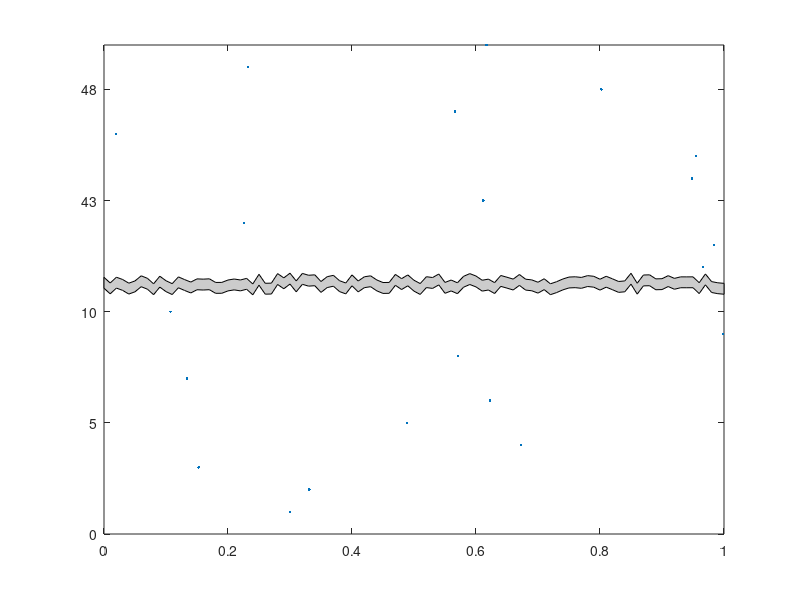

Write MATLAB code to recreate this figure.
function h=BreakPlot(x,y,y_break_start,y_break_end,break_type,y_arbitrary_scaling_factor)
% BreakPlot(x,y,y_break_start,y_break_end,break_type)
% Produces a plot who's y-axis skips to avoid unnecessary blank space
%
% INPUT
% x
% y
% y_break_start
% y_break_end
% break_type
%    if break_type='RPatch' the plot will look torn
%       in the broken space
%    if break_type='Patch' the plot will have a more
%       regular, zig-zag tear
%    if break_plot='Line' the plot will merely have
%       some hash marks on the y-axis to denote the
%       break
%
% EXAMPLE #1:
%
% NEW = 1;
% sampleTimes = [1:200];
% RPM = [600+rand(1,100)*500, 4500+rand(1,100)*2500];
% figure;
% % BreakPlot
% str = {'','Line','Patch','RPatch'};
% for i=1:4
%    subplot(2,2,i);
%    if i==1
%        plot(sampleTimes,RPM,'r.')
%        title('Plot');
%    else
%        if ~NEW
%            breakplot_old(sampleTimes,RPM,2000,4000,str{i});
%        else
%            breakplot(sampleTimes,RPM,2000,4000,str{i},40);
%        end;
%        title(sprintf('Breakplot %s',str{i}));
%    end;
% end;
%
%
% EXAMPLE #2:
%
% figure;
% subplot(4,4,[1:2 5:6]);
% BreakPlot(rand(1,21),[1:10,40:50],10,40,'Line');
% subplot(4,4,[3:4 7:8]);
% BreakPlot(rand(1,21),[1:10,40:50],10,40,'Patch');
% subplot(4,4,[9:10 13:14]);
% BreakPlot(rand(1,21),[1:10,40:50],10,40,'RPatch');
% x=rand(1,21);y=[1:10,40:50];
% subplot(4,4,11:12);plot(x(y>=40),y(y>=40),'.');
% set(gca,'XTickLabel',[]);
% subplot(4,4,15:16);plot(x(y<=20),y(y<=20),'.');
%
%
% IT'S NOT FANCY, BUT IT WORKS.

% Michael Robbins
% michaelrobbinsusenet@yahoo.com

% TEST DATA
if nargin<6 y_arbitrary_scaling_factor = 100.0; end;
if nargin<5 break_type='RPatch'; end;
if nargin<4 y_break_end=39; end;
if nargin<3 y_break_start=11; end;
if nargin<2 y=[1:10,40:50]; end;
if nargin<1 x=rand(1,21); end;

% SOME DFINITIONS
y_break_width = y_break_end - y_break_start;
y_break_mid   = y_break_width./2 + y_break_start;
y_range       = range(y);

% LOSE THE DATA IN THE BREAK, WE DON'T NEED IT ANYMORE
i =  y>y_break_start & y <y_break_end;
x(i)=[];
y(i)=[];

% MAP THE DATA
i = y >= y_break_end;
y2 = y - i.*y_break_width;

% PLOT THE MAPPED DATA
h    = plot(x,y,'.');
ylim = get(gca,'ylim');
h    = plot(x,y2,'.');
set(gca,'ylim',ylim-[0 y_break_width]);

% CREATE THE "BREAK" EFFECT
xlim = get(gca,'xlim');
xtick      = get(gca,'XTick');
ytick      = get(gca,'YTick');
yticklabel = get(gca,'yticklabel');

y_gap_width = y_range ./ y_arbitrary_scaling_factor;
y_half_gap = y_gap_width./2;
y_gap_mid  = y_break_start + y_half_gap;
switch break_type
   case 'Patch', i =  10.0;
   case 'RPatch',i = 100.0;
   case 'Line',  i =   2.0;
end;
x_half_tick = diff(xlim(1:2))./i;
switch break_type
   case {'Patch','RPatch'},
       xx = xlim(1) + x_half_tick.*[0:i];
       switch break_type
           case 'Patch',yy = repmat( ...
                   [y_gap_mid+y_half_gap y_gap_mid-y_half_gap],1,floor(i./2));
                   if length(yy)<length(xx) yy=[y_gap_mid-y_half_gap yy]; end;
           case 'RPatch',yy = y_gap_mid + rand(101,1).*y_gap_width - y_half_gap;
       end;
       patch([xx(:);flipud(xx(:))], ...
           [yy(:)+y_half_gap ; flipud(yy(:)-y_half_gap)], ...
           [.8 .8 .8])
   case 'Line',
       x_half_tick = diff(xtick(1:2))./2;
       xx = [xlim(1) xlim(1)+x_half_tick];
       for i=0:2:2
           line(xx,y_gap_mid+([-1 2]+i).*y_gap_width./2);
       end;
end;
set(gca,'xlim',xlim);

% MAP TICKS BACK
i_wrong_ticks = ytick > y_break_start;
ytick = ytick + i_wrong_ticks.*y_break_width;
integer_ticks = all(floor(ytick) == ytick);
label_width = size(yticklabel,2);
if integer_ticks
   format_string = sprintf('%%%dd\n',label_width);
else
   left_side = ceil(log10(max(ytick)));
   right_side = label_width-left_side-1;
   format_string = sprintf('%%%d.%df\n',label_width,right_side);
end;
set(gca, 'yticklabel', num2str(ytick'));

